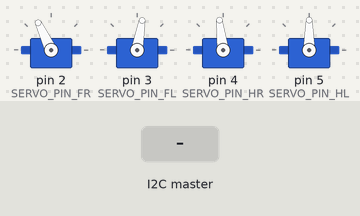
Bench run of a sketch on a simulated Arduino Nano, built with avr-gcc and run on an emulated ATmega328P. Shown: 4 × servo. The inputs (shaded band) are chosen by the test bench.

Above: at 1.2 s.
1.3 s: the I2C master sends the byte 1
At 2.0 s:
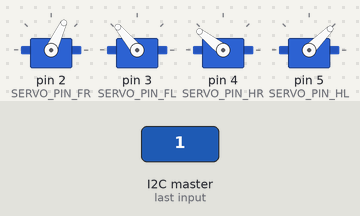
2.8 s: the I2C master sends the byte 2
At 3.2 s:
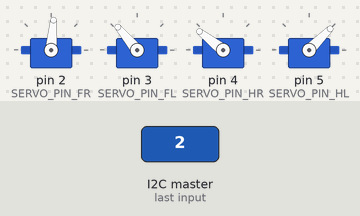
4.3 s: the I2C master sends the byte 90
At 5.5 s:
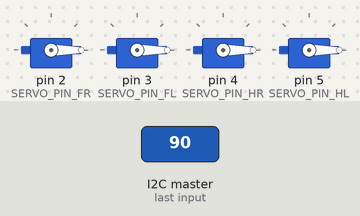
5.8 s: the I2C master sends the byte 2
At 6.6 s:
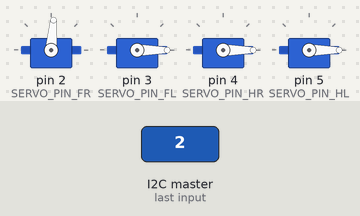
7.3 s: the I2C master sends the byte 0
At 7.8 s:
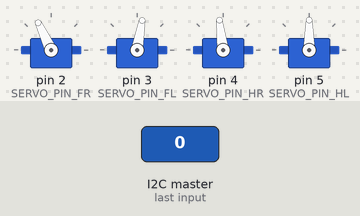
8.8 s: the I2C master sends the byte 200
At 10.1 s:
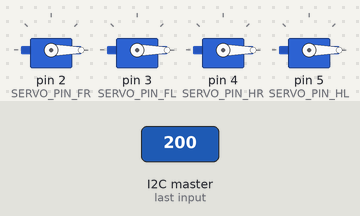
Timing chart, 0 to 11.3 s (numbered marks = the images above; inputs shaded):
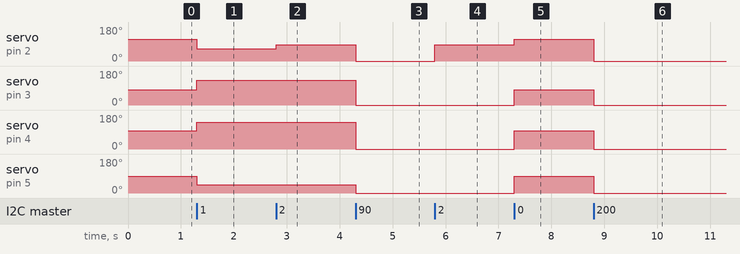

Measured:
- after the input at 1.3 s, servo on pin 2 (SERVO_PIN_FR): 115° → 65° at once; servo on pin 3 (SERVO_PIN_FL): 80° → 130° at once; servo on pin 4 (SERVO_PIN_HR): 97° → 142° at once; servo on pin 5 (SERVO_PIN_HL): 90° → 45° at once
- after the input at 2.8 s, servo on pin 2 (SERVO_PIN_FR): 65° → 85° at once
- after the input at 4.3 s, servo on pin 2 (SERVO_PIN_FR): 85° → 0° at once; servo on pin 3 (SERVO_PIN_FL): 130° → 0° at once; servo on pin 4 (SERVO_PIN_HR): 142° → 0° at once; servo on pin 5 (SERVO_PIN_HL): 45° → 0° at once
- after the input at 5.8 s, servo on pin 2 (SERVO_PIN_FR): 0° → 85° at once
- after the input at 7.3 s, servo on pin 2 (SERVO_PIN_FR): 85° → 115° at once; servo on pin 3 (SERVO_PIN_FL): 0° → 80° at once; servo on pin 4 (SERVO_PIN_HR): 0° → 97° at once; servo on pin 5 (SERVO_PIN_HL): 0° → 90° at once
- after the input at 8.8 s, servo on pin 2 (SERVO_PIN_FR): 115° → 0° at once; servo on pin 3 (SERVO_PIN_FL): 80° → 0° at once; servo on pin 4 (SERVO_PIN_HR): 97° → 0° at once; servo on pin 5 (SERVO_PIN_HL): 90° → 0° at once

The sketch:

avocado_mp.ino
```cpp
#include <Wire.h>
#include <Servo.h>

const int I2C_SLAVE_ADDRESS = 0x04;
const int SERVO_NUM = 4;

const int SERVO_PIN_FR = 2; // Foreleg right
const int SERVO_PIN_FL = 3; // Foreleg left
const int SERVO_PIN_HR = 4; // Hind leg right
const int SERVO_PIN_HL = 5; // Hind leg left

const int SERVO_PIN_ARRAY[SERVO_NUM] = {SERVO_PIN_FR,
                                        SERVO_PIN_FL,
                                        SERVO_PIN_HR,
                                        SERVO_PIN_HL};

const int DONT_MOVE_ANGLE = -999;
const int MOTION_LIST[4][SERVO_NUM] = {
  {115, 80, 97, 90},
  {65, 130, 142, 45},
  {85, DONT_MOVE_ANGLE, DONT_MOVE_ANGLE, DONT_MOVE_ANGLE},
  {65, DONT_MOVE_ANGLE, DONT_MOVE_ANGLE, DONT_MOVE_ANGLE},
};

Servo servo[SERVO_NUM];

void setup() {
  // I2C Setup
  Wire.begin(I2C_SLAVE_ADDRESS);
  Wire.onReceive(onReceiveI2C);

  // Servo Setup
  for (int i=0; i<SERVO_NUM; i++) {
    servo[i].attach(SERVO_PIN_ARRAY[i]);
  }
  playMotion(0);
  /*
  delay(5000);
  playMotion(1);
  // Ton-ton
  delay(8000);
  playMotion(2);
  delay(300);
  playMotion(3);
  delay(300);
  playMotion(2);
  delay(300);
  playMotion(3);
  delay(300);
  playMotion(1);
  */
}

void loop() {

}

void playMotion(int motionNum) {
  for (int i=0; i<SERVO_NUM; i++) {
    if(MOTION_LIST[motionNum][i] != DONT_MOVE_ANGLE) {
      servo[i].write(MOTION_LIST[motionNum][i]);
    }
  }
}

void onReceiveI2C(int numBytes) {
  // Read motion number
  byte motionNum = Wire.read();
  playMotion(motionNum);
}
```
